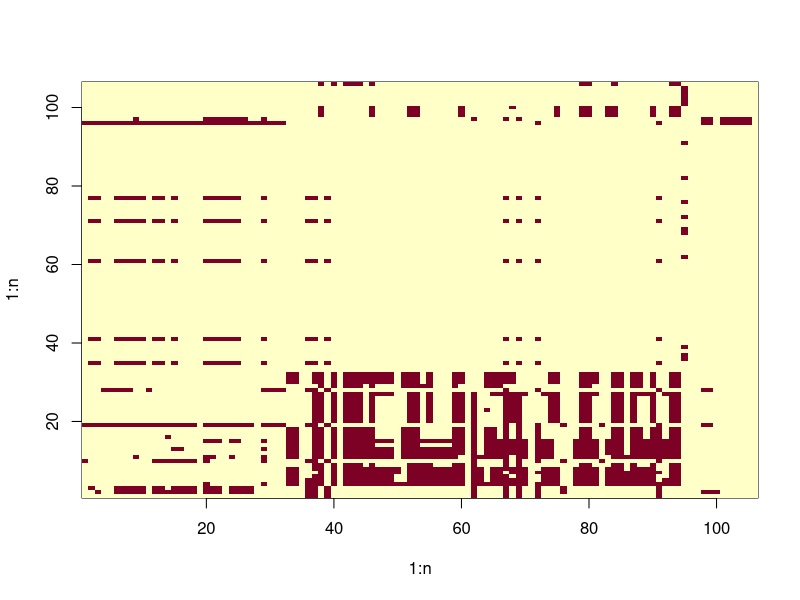

This figure's R source:
# TD3 : Réseau trophique

rm(list=ls())

# Data
Y <- read.table('chilean_TI.csv', header=TRUE, sep=';')
rownames(Y) <- Y[, 2]; 
Y <- as.matrix(Y[, -(1:2)])
diag(Y) <- 0
n <- nrow(Y)
image(1:n, 1:n, Y)
K <- 5
data <- list(Y=Y)

# Init
library(mclust)
init <- Mclust(Y, G=K)
tau <- init$z
veStep <- list(tau=tau)

VEstep <- function(data, mStep, veStep){
  n <- nrow(data$Y); K <- length(mStep$pi)
  logPhi <- array(dim=c(n, n, K, K))
  for(k in 1:K){for( l in 1:K){
    logPhi[, , k, l] <- dbinom(data$Y, 1, prob=mStep$gamma[k, l], log=TRUE)
    diag(logPhi[, , k, l]) <- 0
  }}
  tau <- matrix(0, n, K)
  for(i in 1:n){for (k in 1:K){
    tau[i, k] <- mStep$pi[k]*exp(sum(logPhi[i, , k, ]*veStep$tau))
  }}
  return(list(tau=tau, logPhi=logPhi))
}
Mstep <- function(data, veStep){
  pi <- colMeans(veStep$tau)
  J_I <- matrix(1, nrow(data$Y), ncol(data$Y)) - diag(nrow(data$Y))
  gamma <- t(veStep$tau)%*%data$Y%*%veStep$tau / t(veStep$tau)%*%J_I%*%veStep$tau
  return(list(pi=pi, gamma=gamma))
}

mStep <- Mstep(data=data, veStep=veStep)
